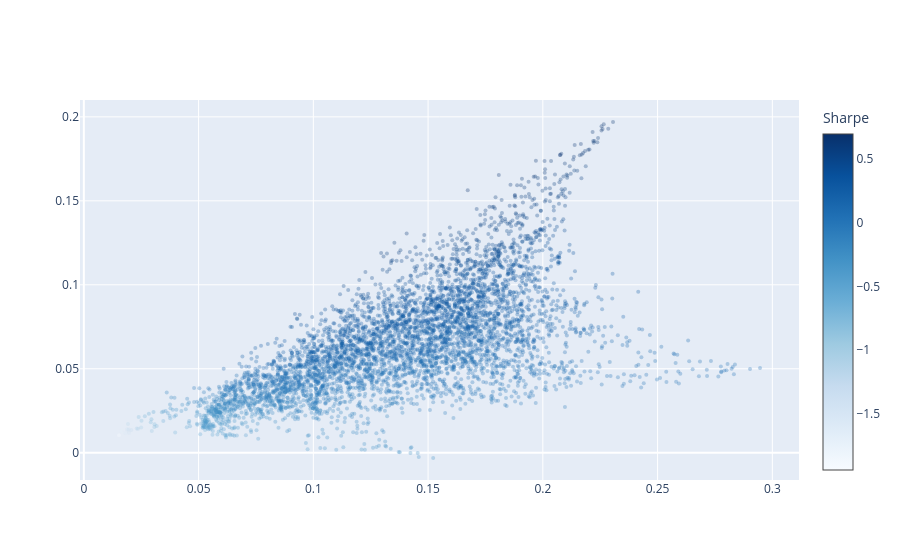

The notebook cell saved with this chart:
### Markdown cell above
#### Layer A: Simulated-Portfolio Cloud

A subsample of the Dirichlet-generated portfolios provides a visual sanity
check on the feasible region (the "Markowitz bullet").

### Code cell
fig = go.Figure()

# Simulated portfolios (sample for performance)
sample_idx = np.random.choice(len(simulated), min(5000, len(simulated)), replace=False)
fig.add_scatter(
    x=simulated["std"].to_numpy()[sample_idx],
    y=simulated["return"].to_numpy()[sample_idx],
    mode="markers",
    marker=dict(
        size=4,
        color=simulated["sharpe"].to_numpy()[sample_idx],
        colorscale="Blues",
        opacity=0.3,
        colorbar=dict(title="Sharpe"),
    ),
    name="Simulated Portfolios",
)

### Figure 1 — Plotly figure (JSON) as saved in the notebook; plotly's stock layout.template omitted (floating-point values rounded to 4 significant figures; data arrays with more than 128 entries replaced by an {"elided": "..."} marker saying what was removed)
{"data": [{"marker": {"color": {"elided": "5000 float values"}, "colorbar": {"title": {"text": "Sharpe"}}, "colorscale": [[0.0, "rgb(247,251,255)"], [0.125, "rgb(222,235,247)"], [0.25, "rgb(198,219,239)"], [0.375, "rgb(158,202,225)"], [0.5, "rgb(107,174,214)"], [0.625, "rgb(66,146,198)"], [0.75, "rgb(33,113,181)"], [0.875, "rgb(8,81,156)"], [1.0, "rgb(8,48,107)"]], "opacity": 0.3, "size": 4}, "mode": "markers", "name": "Simulated Portfolios", "type": "scatter", "x": {"elided": "5000 float values"}, "y": {"elided": "5000 float values"}}], "layout": {}}
